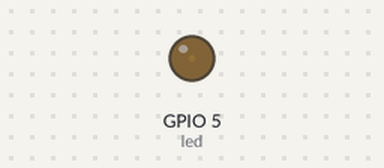
Simulated run of this program. Board: ESP32 board running MicroPython. Shown: output pins drawn as LEDs (lit = HIGH).

Above: at 0.05 s.
At 1.3 s:
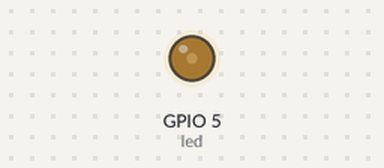
At 2.55 s:
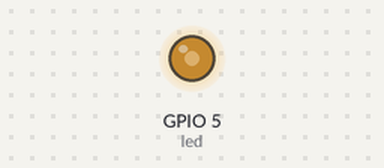
At 5.1 s:
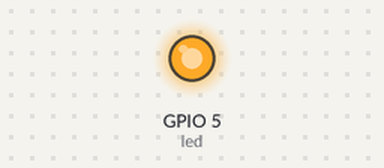
Timing chart, 0 to 6.7 s (numbered marks = the images above):
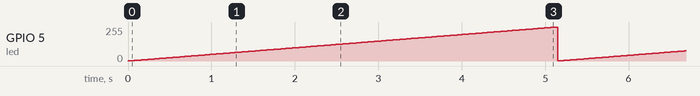

Measured:
- by itself, GPIO 5 (led): ramps from 1/255 to 255/255 and jumps back, once every 5.1 s

The program:

4_-_PWM_-_LED_Dimmer.py
```python
from machine import Pin, PWM
from time import sleep

frequency = 5000 # Can be from 0 to 78125Hz, 5000Hz is used to control LED brightness?
led = PWM(Pin(5), frequency) # Define 'led' as pin 5 with the frequency object.

# Duty cycle can be from 0 to 1024. 0 is 0% brightness and 1024 is 100% brightness.
while True:
  for duty_cycle in range(0, 1024):
    led.duty(duty_cycle) # define the duty cycle of the led class
    sleep(0.005)
```
